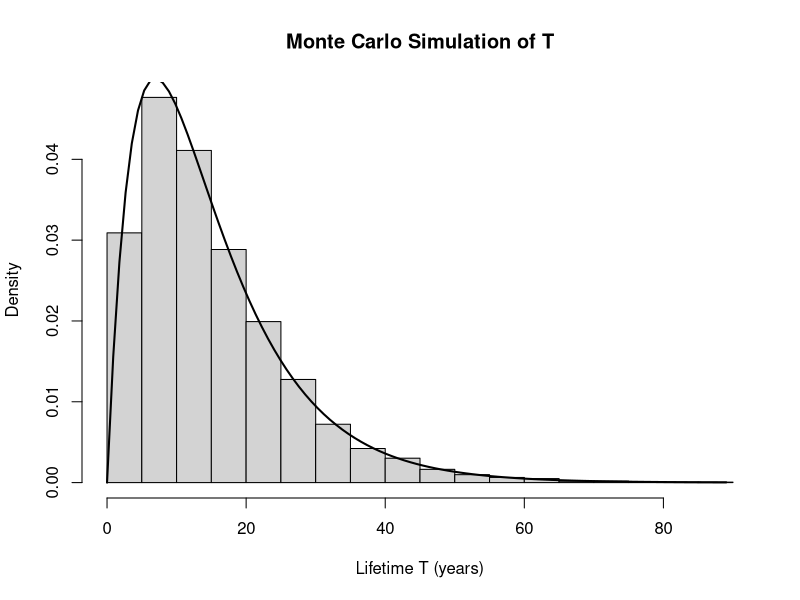

Write R code to recreate this figure.
# Simulate 1 draw of XA, XB, and T
XA <- rexp(1, rate = 0.1)

XB <- rexp(1, rate = 0.1)

T <- max(XA, XB)

"Drawing of T"
T

# Draw T 10,000 times
T_draws <- replicate(10000, max(rexp(2, rate = 0.1)))

# Plot histogram of draws of T and apply exponential PDF curve to historgram
hist(T_draws,
     probability = TRUE,
     breaks = 30,
     main = "Monte Carlo Simulation of T",
     xlab = "Lifetime T (years)")

curve(0.2 * exp(-0.1 * x) - 0.2 * exp(-0.2 * x),
      from = 0,
      to = max(T_draws),
      add = TRUE,
      lwd = 2)

# Estimating E(T)
mean_T <- mean(T_draws)
mean

# Estimate P(T > 15) and compare with analytical approach
prob_T_MC <- mean(T_draws > 15)
prob_T_MC

prob_T_A <- 1 - (1 - exp(-0.1 * 15))^2
prob_T_A
